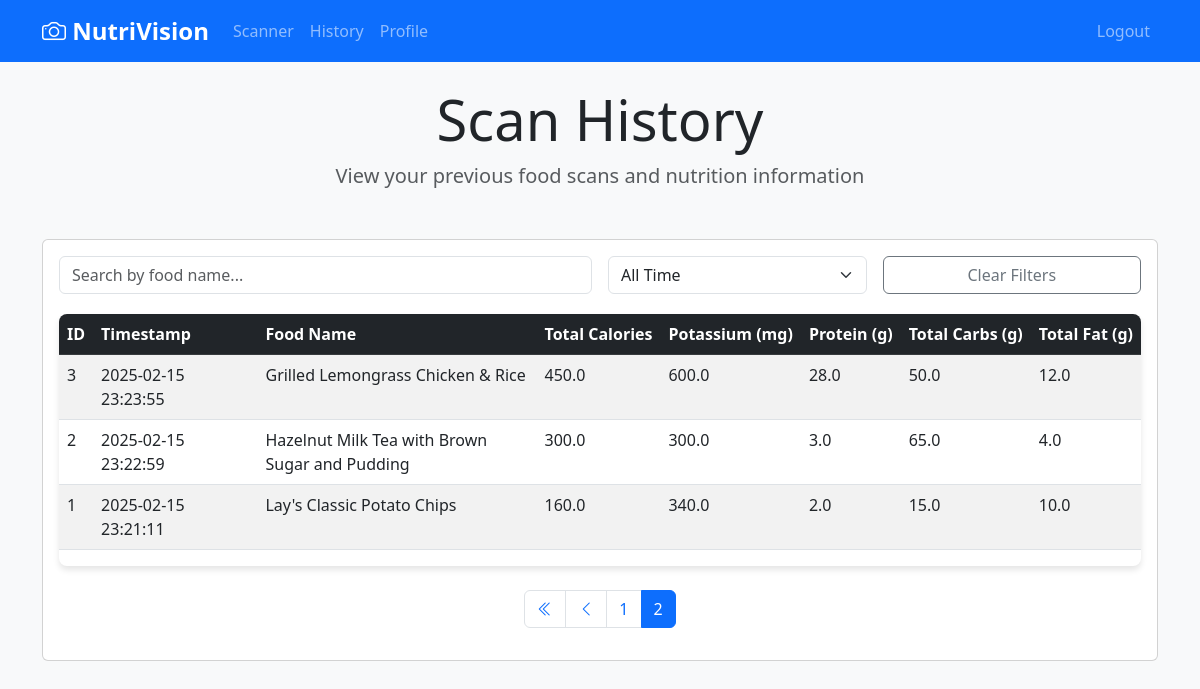
Page /logs?page=2 (signed in) on the committed database.
### tables this page shows
CREATE TABLE scanned_items (
        id INTEGER PRIMARY KEY AUTOINCREMENT,
        user_id INTEGER NOT NULL,
        timestamp DATETIME DEFAULT CURRENT_TIMESTAMP,
        food_name TEXT NOT NULL,
        total_cal REAL,
        potassium REAL,
        protein REAL,
        total_carbs REAL,
        total_fat REAL,
        image_path TEXT,
        FOREIGN KEY(user_id) REFERENCES users(id)
    );

### app.py (the view)
@app.route("/logs")
@login_required
def logs():
    print("[DEBUG] Accessing logs page")
    page = request.args.get('page', 1, type=int)
    per_page = 10
    print(f"[DEBUG] Getting records for page {page}")
    records, total_pages, total_records = get_scan_records(page, per_page, current_user.id)
    page = max(1, min(page, total_pages if total_pages > 0 else 1))
    print(f"[DEBUG] Total pages: {total_pages}, Total records: {total_records}")
    return render_template("logs.html",
                         records=records,
                         page=page,
                         total_pages=total_pages,
                         total_records=total_records,
                         page_range=range(max(1, page-2), min(total_pages+1, page+3) if total_pages > 0 else 1))

### app.py (called while the page is built)
@app.teardown_appcontext
def cleanup(error):
    if error is not None:  # Only cleanup on actual errors or shutdown
        print("[DEBUG] Cleaning up resources")
        global video_camera
        if video_camera:
            video_camera.stop()
            video_camera = None

@login_manager.user_loader
def load_user(user_id):
    conn = get_db_connection()
    cur = conn.cursor()
    cur.execute('SELECT * FROM users WHERE id = ?', (user_id,))
    user_data = cur.fetchone()
    conn.close()
    if user_data:
        user_dict = dict(user_data)
        return User(user_dict)
    return None

### database.py (called while the page is built, shortened)
def get_db_connection():
    conn = sqlite3.connect(DATABASE_NAME)
    conn.row_factory = sqlite3.Row  # This enables column access by name: row['column_name']
    return conn

def get_scan_records(page=1, per_page=10, user_id=None):
    conn = get_db_connection()
    cur = conn.cursor()
    if user_id is not None:
        cur.execute("SELECT COUNT(*) FROM scanned_items WHERE user_id = ?", (user_id,))
    else:
        cur.execute("SELECT COUNT(*) FROM scanned_items")
    total_records = cur.fetchone()[0]
    total_pages = (total_records + per_page - 1) // per_page
    offset = (page - 1) * per_page
    if user_id is not None:
        cur.execute("""
            SELECT id, timestamp, food_name, total_cal, potassium, protein, total_carbs, total_fat, image_path
            FROM scanned_items
            WHERE user_id = ?
            ORDER BY timestamp DESC
            LIMIT ? OFFSET ?
        """, (user_id, per_page, offset))
    records = cur.fetchall()
    conn.close()
    return records, total_pages, total_records

### templates/logs.html (shortened to what this page needs)
{% extends "base.html" %}
{% block content %}
<header class="text-center mb-5">
    <h1 class="display-4">Scan History</h1>
    <p class="lead text-muted">View your previous food scans and nutrition information</p>
</header>
<div class="row justify-content-center">
    <div class="col-12">
        <div class="card mb-4">
            <div class="card-body">
                <div class="search-container">
                    <div class="row g-3">
                        <div class="col-md-6">
                            <input type="text" id="searchInput" class="form-control"
                                   placeholder="Search by food name...">
                        </div>
                        <div class="col-md-3">
                            <select id="dateFilter" class="form-select">
                                <option value="all">All Time</option>
                            </select>
                        </div>
                        <div class="col-md-3">
                            <button onclick="clearFilters()" class="btn btn-outline-secondary w-100">
                                Clear Filters
                            </button>
                        </div>
                    </div>
                </div>
                <div class="table-responsive">
                    {% if records %}
                    <table class="table table-striped table-hover">
                        <thead class="table-dark">
                            <tr>
                                <th>ID</th>
                                <th class="timestamp-cell">Timestamp</th>
                                <th>Food Name</th>
                                <th class="nutrition-cell">Total Calories</th>
                                <th class="nutrition-cell">Potassium (mg)</th>
                                <th class="nutrition-cell">Protein (g)</th>
                                <th class="nutrition-cell">Total Carbs (g)</th>
                                <th class="nutrition-cell">Total Fat (g)</th>
                            </tr>
                        </thead>
                        <tbody id="logsTableBody">
                            {% for record in records %}
                            <tr>
                                <td>{{ record[0] }}</td>
                                <td class="timestamp-cell">{{ record[1] }}</td>
                                <td>{{ record[2] }}</td>
                                <td class="nutrition-cell">{{ "%.1f"|format(record[3]) }}</td>
                                <td class="nutrition-cell">{{ "%.1f"|format(record[4]) }}</td>
                                <td class="nutrition-cell">{{ "%.1f"|format(record[5]) }}</td>
                                <td class="nutrition-cell">{{ "%.1f"|format(record[6]) }}</td>
                                <td class="nutrition-cell">{{ "%.1f"|format(record[7]) }}</td>
                            </tr>
                            {% endfor %}
                        </tbody>
                    </table>
                    {% else %}
                    <div class="no-records">
                        <p class="h4">No records found</p>
                        <p>Start scanning food items to see them listed here.</p>
                    </div>
                    {% endif %}
                </div>
                {% if total_pages > 1 %}
                <nav class="mt-4" aria-label="Page navigation">
                    <ul class="pagination justify-content-center">
                        {% if page > 1 %}
                        <li class="page-item">
                            <a class="page-link" href="{{ url_for('logs', page=1) }}">
                                <i class="bi bi-chevron-double-left"></i>
                            </a>
                        </li>
                        <li class="page-item">
                            <a class="page-link" href="{{ url_for('logs', page=page-1) }}">
                                <i class="bi bi-chevron-left"></i>
                            </a>
                        </li>
                        {% endif %}
                        {% for p in page_range %}
                        <li class="page-item {% if p == page %}active{% endif %}">
                            <a class="page-link" href="{{ url_for('logs', page=p) }}">{{ p }}</a>
                        </li>
                        {% endfor %}
                    </ul>
                </nav>
                {% endif %}
            </div>
        </div>
    </div>
</div>
{% endblock %}

### templates/logs.html (style rules this page uses)
.search-container { margin-bottom: 20px; }
.table-responsive { border-radius: 8px; box-shadow: 0 4px 6px rgba(0, 0, 0, 0.1); }
.nutrition-cell { white-space: nowrap; }
.timestamp-cell { min-width: 160px; }

### rows in the picture
scanned_items: id "3", timestamp "2025-02-15 23:23:55", food_name "Grilled Lemongrass Chicken & Rice", total_cal "450.0", potassium "600.0", protein "28.0", total_carbs "50.0", total_fat "12.0"
scanned_items: id "2", timestamp "2025-02-15 23:22:59", food_name "Hazelnut Milk Tea with Brown Sugar and Pudding", total_cal "300.0", potassium "300.0", protein "3.0", total_carbs "65.0", total_fat "4.0"
scanned_items: id "1", timestamp "2025-02-15 23:21:11", food_name "Lay's Classic Potato Chips", total_cal "160.0", potassium "340.0", protein "2.0", total_carbs "15.0", total_fat "10.0"

### other values in the picture
{{ p }} "1" "2"
